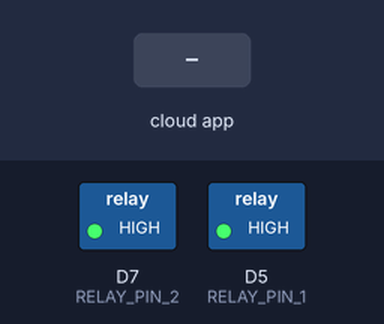
The sketch below on a simulated ESP8266 (NodeMCU). On the bench: switched loads named in the sketch (green lamp = pin HIGH). Inputs (shaded band) come from the test bench. WiFi joins after 1.5 s; servers stay silent unless stated; what the sketch prints to the serial monitor is not drawn.

Above: at 2.8 s.
2.9 s: the phone or cloud app sets luz.comedor to 1
At 4.1 s:
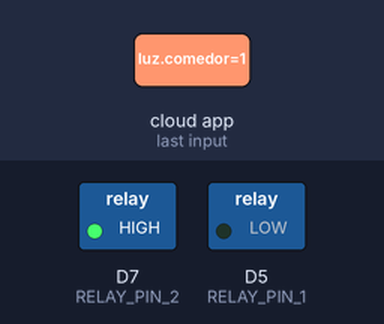
4.4 s: the phone or cloud app sets luz.comida to 1
At 5.2 s:
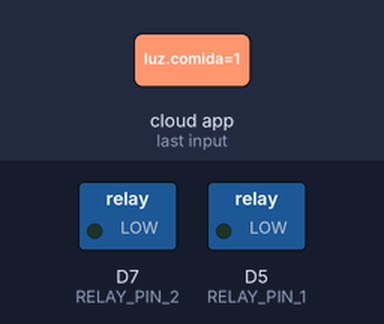
5.9 s: the phone or cloud app sets luz.comedor to 0
At 6.4 s:
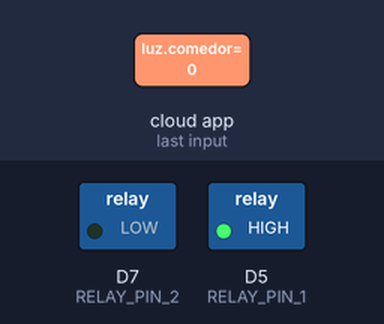
7.4 s: the phone or cloud app sets luces to 0
At 8.7 s:
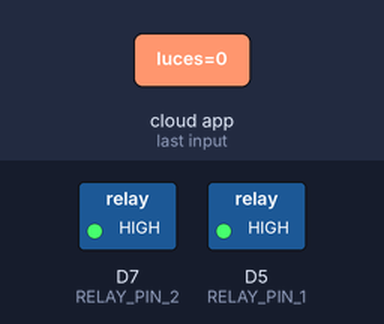
10.4 s: the phone or cloud app sets luces to 1
At 11.0 s:
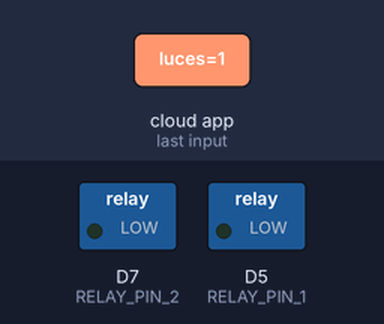
Timing chart, 0 to 12.9 s (numbered marks = the images above; inputs shaded):
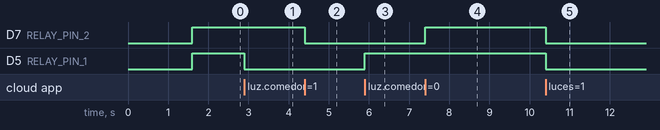

The sketch:

esp8266-alx.ino
```cpp
#include <ESP8266WiFi.h>
#include "fauxmoESP.h"

//Se mandan a llamar los archivos de wifi
#include "config.h"
#include "ESP8266-Util.hpp"


// Se definen los pines
#define RELAY_PIN_1 D5
#define RELAY_PIN_2 D7


#define serial_rate 115200

#define LAMPARA1 "luz comedor"
#define LAMPARA2 "luz comida"
#define LAMPARAS "luces"

fauxmoESP fauxmo;

void setup() {
  // Init serial port and clean garbage
  Serial.begin(serial_rate);
  Serial.println();

  // Wi-Fi connection
  wifiSetup();

  // LED
  pinMode(RELAY_PIN_1, OUTPUT);
  digitalWrite(RELAY_PIN_1, HIGH);
  //delay(500);
  pinMode(RELAY_PIN_2, OUTPUT);
  digitalWrite(RELAY_PIN_2,HIGH);
  //delay(500);

  // By default, fauxmoESP creates it's own webserver on the defined port
  // The TCP port must be 80 for gen3 devices (default is 1901)
  // This has to be done before the call to enable()
  fauxmo.createServer(true); // not needed, this is the default value
  fauxmo.setPort(80); // This is required for gen3 devices

  // You have to call enable(true) once you have a WiFi connection
  // You can enable or disable the library at any moment
  // Disabling it will prevent the devices from being discovered and switched
  fauxmo.enable(true);
  // You can use different ways to invoke alexa to modify the devices state:
  // "Alexa, turn lamp two on"

  // Add virtual devices
  fauxmo.addDevice(LAMPARA1);
  fauxmo.addDevice(LAMPARA2);
  fauxmo.addDevice(LAMPARAS);
    fauxmo.onSetState
  (
    [](unsigned char device_id, const char * device_name, bool state, unsigned char value)
  {
    Serial.printf("[MAIN] Device #%d (%s) state: %s value: %d\n", device_id, device_name, state ? "ON" : "OFF", value);

  if ( (strcmp(device_name, "luz comedor") == 0) )
  {
  if (!state)
  {
  digitalWrite(RELAY_PIN_1, HIGH);
  }
  else
  {
  digitalWrite(RELAY_PIN_1, LOW);
  }
  }

    if ( (strcmp(device_name, "luz comida") == 0) )
  {
  if (!state)
  {
  digitalWrite(RELAY_PIN_2, HIGH);
  }
  else
  {
  digitalWrite(RELAY_PIN_2, LOW);
  }
  }

    if ( (strcmp(device_name, "luces") == 0) )
  {
    if (!state)
    {
      digitalWrite(RELAY_PIN_1, HIGH);
      digitalWrite(RELAY_PIN_2, HIGH);
      //digitalWrite(RELAY_3, HIGH);
      //digitalWrite(RELAY_4, HIGH);
    }
    else
    {
      digitalWrite(RELAY_PIN_1, LOW);
      digitalWrite(RELAY_PIN_2, LOW);
      //digitalWrite(RELAY_3, LOW);
      //digitalWrite(RELAY_4, LOW);
    }
  }
  });

}

void loop()
{
  // fauxmoESP uses an async TCP server but a sync UDP server
  // Therefore, we have to manually poll for UDP packets
  fauxmo.handle();

}
```

ESP8266-Util.hpp
```cpp
void wifiSetup(bool useStaticIP=false)
{
    Serial.println("");
    WiFi.mode(WIFI_STA);
    WiFi.begin(ssid, password);
    if(useStaticIP) WiFi.config(ip, gateway, subnet);
    Serial.print("Conectando a: \t");
    Serial.println(ssid);
    //tiempo de espera en lo que conecta
    while (WiFi.status()!=WL_CONNECTED)
    {
      delay(200);
      Serial.print('.');
    }

    // Mostramos mensaje de exito y dirección IP asignada
    Serial.println();
    Serial.print("Conectado a:\t");
    Serial.println(WiFi.SSID());
    Serial.print("IP address:\t");
    Serial.println(WiFi.localIP());
}
```

config.h
```cpp
//Se ponen los datos de conexion de nuestra red
const char* ssid = "No-Found404";
const char* password = "pr0m3t30";

IPAddress ip(192, 168, 15, 200);
IPAddress gateway(192, 168, 15, 1);
IPAddress subnet(255, 255, 255, 0);
```

Measured:
- after the input at 2.9 s, D5 (RELAY_PIN_1): HIGH → LOW at once
- after the input at 4.4 s, D7 (RELAY_PIN_2): HIGH → LOW at once
- after the input at 5.9 s, D5 (RELAY_PIN_1): LOW → HIGH at once
- after the input at 7.4 s, D7 (RELAY_PIN_2): LOW → HIGH at once
- after the input at 10.4 s, D7 (RELAY_PIN_2), D5 (RELAY_PIN_1): HIGH → LOW at once
